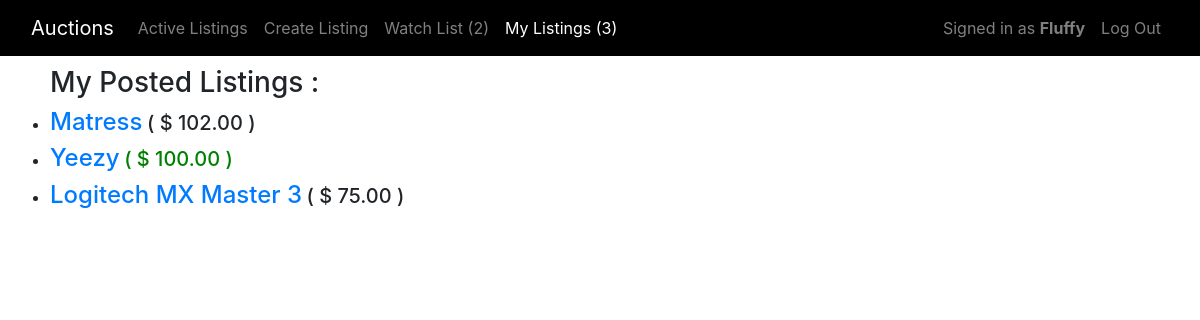
Screenshot of /myListings (signed in) with the database file from the repository.
### auctions/models.py (models this page shows, shortened)
class User(AbstractUser):
    def __str__(self):
        return f"{self.username}"

class WatchList(models.Model):
    user = models.OneToOneField(User, on_delete=models.CASCADE, related_name='watchlist')
    listings = models.ManyToManyField(Listing, blank=True, related_name='listings')

class Listing(models.Model):
    title = models.CharField(max_length=64)
    user = models.ForeignKey(User, default=1 , on_delete=models.CASCADE, related_name='listings')
    categories = models.ManyToManyField(Category, blank=True, related_name="listings")
    description = models.TextField(max_length=500)
    image = models.URLField(max_length=200, blank=True)
    def __str__(self):
        return f"{self.title}"

class Bid(models.Model):
    listing = models.ForeignKey(Listing,on_delete=models.CASCADE,related_name='bids')
    user = models.ForeignKey(User, on_delete=models.CASCADE, related_name='bids')
    value = models.DecimalField(decimal_places=2, max_digits=9, default=0, validators=[MinValueValidator(0)])
    date = models.DateTimeField(auto_now_add=True)
    is_starting = models.BooleanField(default=False)
    is_current = models.BooleanField(default=False)

### auctions/views.py (the view)
# urls.py: path("myListings", views.myListings, name="myListings")
def myListings(request):
    try:
        listings = Listing.objects.filter(user = request.user)
    except:
        listings = []
    return render(request, "auctions/myListings.html", {
        "listings": listings,
        "current_bids": Bid.objects.filter(is_current = True)
    })

### auctions/templates/auctions/myListings.html (shortened to what this page needs)
{% extends "auctions/layout.html" %}
{% load humanize %}
{% block nav_item_myListings %}active{% endblock nav_item_myListings %}
{% block body %}
    {% if user.is_authenticated %}
    <ul>
        <h3> My Posted Listings :</h3>
        {% for listing in listings %}
            <li>
                <h4 class="watchlist-listing_title"><a href="{% url 'listing' listing %}">{{ listing }}</a></h4>
                <div class="watchlist-listing_current_bid">
                    {% for bid in current_bids %}
                        {% if bid.listing == listing %}
                            {% if bid.is_starting == True %}
                                <h5 class="watchlist-starting-bid"> ( $ {{ bid.value|intcomma }} ) </h5>
                            {% else %}
                                <h5> ( $ {{ bid.value|intcomma }} ) </h5>
                            {% endif %}
                        {% endif %}
                    {% endfor %}
                </div>
            </li>
        {% empty %}
            <li>
                <h6>No Listings Yet</h6>
            </li>
        {% endfor %}
    </ul>
    {% endif %}
{% endblock %}

### auctions/templates/auctions/layout.html (shortened to what this page needs)
{% load static %}
<!DOCTYPE html>
<html lang="en">
    <head>
        <link rel="stylesheet" href="https://stackpath.bootstrapcdn.com/bootstrap/4.4.1/css/bootstrap.min.css">
        <link href="{% static 'auctions/styles.css' %}" rel="stylesheet">
    </head>
    <body>
        <nav class="navbar navbar-expand-lg navbar-dark sticky-top">
            <div class="container-fluid">
                <a class="navbar-brand" href="{% url 'index' %}">Auctions</a>
                <div class="collapse navbar-collapse" id="navbarNavAltMarkup">
                    <ul class="navbar-nav mr-auto">
                        <li class="nav-item {% block nav_item_listings %}{% endblock nav_item_listings %}">
                            <a class="nav-link" aria-current="page" href="{% url 'index' %}">Active Listings</a>
                        </li>
                        {% if user.is_authenticated %}
                        <li class="nav-item {% block nav_item_create %}{% endblock nav_item_create %}">
                            <a class="nav-link" href="{% url 'create' %}">Create Listing</a>
                        </li>
                        <li class="nav-item {% block nav_item_watchlist %}{% endblock nav_item_watchlist %}">
                            <a class="nav-link" href="{% url 'watchlist' %}">
                                Watch List
                                <span>
                                {% if user.watchlist.listings.all.count > 0 %}
                                    ({{ user.watchlist.listings.all.count}})
                                {% else %}
                                    (0)
                                {% endif %}
                                </span>
                            </a>
                        </li>
                        <li class="nav-item {% block nav_item_myListings %}{% endblock nav_item_myListings %}">
                            <a class="nav-link" href="{% url 'myListings' %}">
                                My Listings
                                <span>
                                    {% if user.listings.all.count > 0 %}
                                        ({{ user.listings.all.count}})
                                    {% else %}
                                        (0)
                                    {% endif %}
                                </span>
                            </a>
                        </li>
                        {% endif %}
                    </ul>
                    <ul class="navbar-nav ml-auto">
                        {% if user.is_authenticated %}
                        <li class="nav-item">
                            <a class="nav-link" href="#">
                                    Signed in as <strong>{{ user.username }}</strong>
                            </a>
                        </li>
                        <li class="nav-item">
                            <a class="nav-link" href="{% url 'logout' %}">Log Out</a>
                        </li>
                        {% endif %}
                    </ul>
                </div>
            </div>
        </nav>
        <div class="main">
        {% block body %}
        {% endblock %}
        </div>
    </body>
</html>

### auctions/static/auctions/styles.css (style rules this page uses)
.main { padding: 10px; }
.navbar { background-color: black; }
.watchlist-listing_title { display: inline-block; }
.watchlist-listing_current_bid { display: inline-block; }
.watchlist-starting-bid { color: green; }

### rows the page displays
User: watchlist.listings.all.count "2", listings.all.count "3", username "Fluffy"
Listing: title "Matress"
Bid: value "102.00"
Listing: title "Yeezy"
Bid: value "100.00"
Listing: title "Logitech MX Master 3"
Bid: value "75.00"
